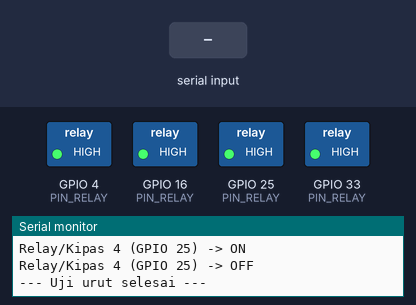
Simulated run of this sketch. Board: ESP32. On the bench: switched loads named in the sketch (green lamp = pin HIGH), the last lines printed to the serial monitor. The test bench sets the inputs (shaded band).

Above: at 10.2 s.
10.3 s: "s" received over Serial
At 11.4 s:
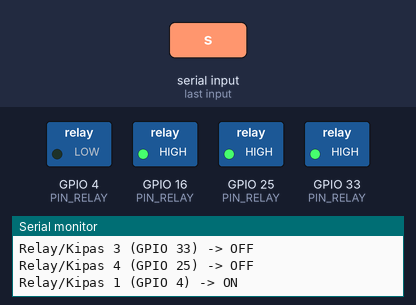
At 14.0 s:
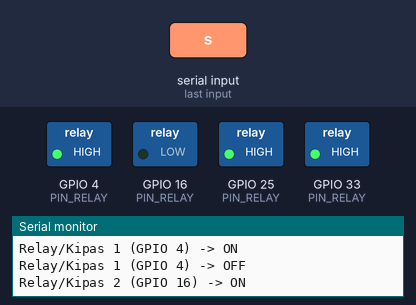
Timing chart, 0 to 19.3 s (numbered marks = the images above; inputs shaded):
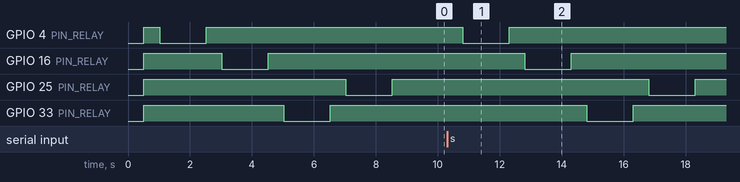

The sketch:

06_Uji_Relay_4Channel.ino
```cpp
// ============================================================
// PENGUJIAN KOMPONEN: Modul Relay 4 Kanal (kipas 1-4)
// Pin IN1..IN4 : GPIO 4, 16, 33, 25
// Polaritas    : RELAY_ACTIVE_LOW = true (relay menyala saat pin LOW)
// Serial 115200:
//   1..4 = toggle relay/kipas nomor tersebut
//   a    = semua ON     o = semua OFF
//   s    = jalankan uji urut otomatis (1 -> 4)
// ============================================================
#include <Arduino.h>

const int PIN_RELAY[4] = { 4, 16, 33, 25 };

const bool RELAY_ACTIVE_LOW = true;
const bool RELAY_HIGHZ_OFF  = false;  // true bila relay opto 5V tidak mati sempurna di 3,3V

bool relayState[4] = { false, false, false, false };

void writeRelayPin(int pin, bool on) {
  bool level = RELAY_ACTIVE_LOW ? !on : on;
  if (RELAY_ACTIVE_LOW && RELAY_HIGHZ_OFF && !on) {
    pinMode(pin, INPUT);
  } else {
    pinMode(pin, OUTPUT);
    digitalWrite(pin, level);
  }
}

void setRelay(int idx, bool on) {
  relayState[idx] = on;
  writeRelayPin(PIN_RELAY[idx], on);
  Serial.printf("Relay/Kipas %d (GPIO %d) -> %s\n", idx + 1, PIN_RELAY[idx], on ? "ON" : "OFF");
}

void setAll(bool on) {
  for (int i = 0; i < 4; i++) setRelay(i, on);
}

void sequenceTest() {
  Serial.println("--- Uji urut dimulai ---");
  setAll(false);
  delay(500);
  for (int i = 0; i < 4; i++) {
    setRelay(i, true);
    delay(1500);
    setRelay(i, false);
    delay(500);
  }
  Serial.println("--- Uji urut selesai ---");
}

void setup() {
  Serial.begin(115200);
  delay(500);
  Serial.println("\n=== UJI RELAY 4 KANAL ===");
  Serial.println("Perintah: 1-4 toggle | a=semua ON | o=semua OFF | s=uji urut");
  setAll(false);
  sequenceTest();
}

void loop() {
  if (!Serial.available()) return;
  char c = Serial.read();

  if (c >= '1' && c <= '4') {
    int i = c - '1';
    setRelay(i, !relayState[i]);
  } else if (c == 'a' || c == 'A') {
    setAll(true);
  } else if (c == 'o' || c == 'O') {
    setAll(false);
  } else if (c == 's' || c == 'S') {
    sequenceTest();
  }
}
```

Measured:
- after the input at 10.3 s, GPIO 4 (PIN_RELAY): HIGH → LOW after 0.51 s, → HIGH 1.5 s later; GPIO 16 (PIN_RELAY): HIGH → LOW after 2.5 s, → HIGH 1.5 s later; GPIO 25 (PIN_RELAY): HIGH → LOW after 6.5 s, → HIGH 1.5 s later; GPIO 33 (PIN_RELAY): HIGH → LOW after 4.5 s, → HIGH 1.5 s later
